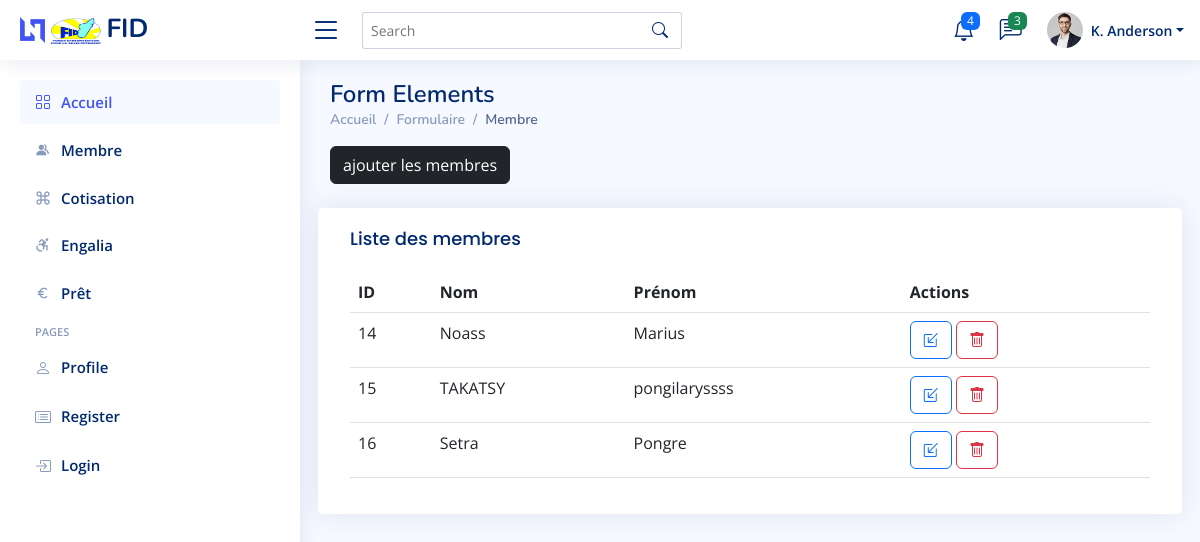
Before: /index.php/vm_controller/membre/ with the older database file.
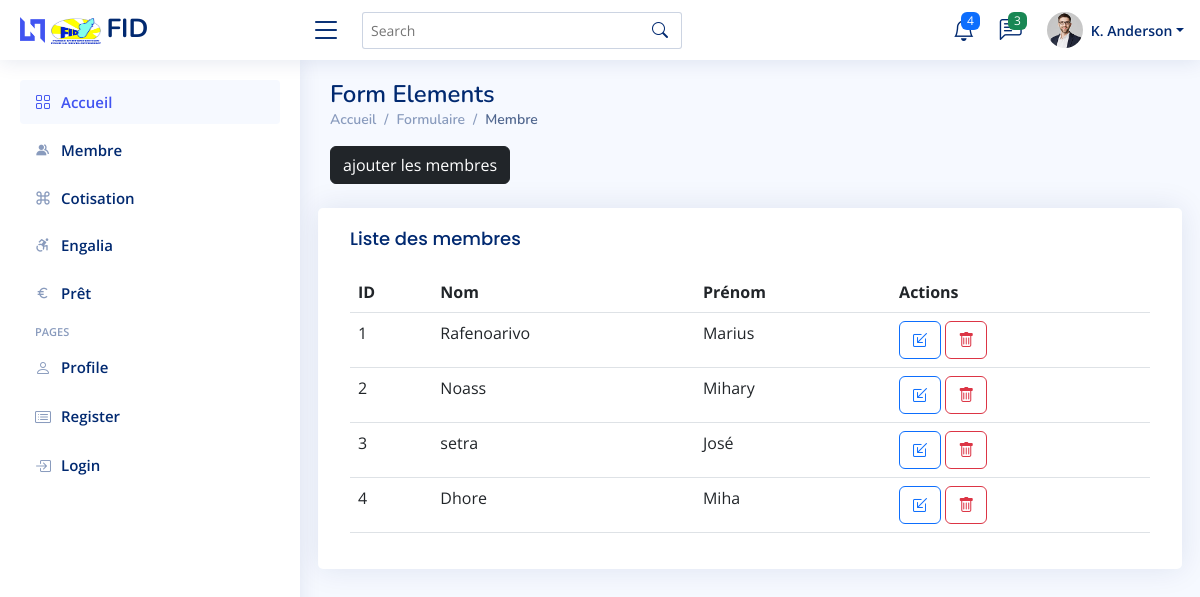
After: the same page with the newer database file.
### tables this page shows
CREATE TABLE `membre` (
  `ID_membre` int(10) NOT NULL,
  `Nom` varchar(50) NOT NULL,
  `Prenom` varchar(50) NOT NULL
);

### application/controllers/vm_controller.php (called while the page is built, shortened)
<?php
class vm_controller extends CI_Controller {
    public function __construct() {
        $this->load->model('vm_model');
        $this->load->library('form_validation');
    }
public function membre($action = null, $ID_membre = null) {
    $this->load->model('vm_model');
    $data = [];
    $data['membre'] = $this->vm_model->membre();
    $this->load->view('membre_view', $data);
}
}

### index.php (called while the page is built, shortened)
<?php
require_once BASEPATH.'core/CodeIgniter.php';

### application/models/vm_model.php (called while the page is built, shortened)
<?php
class Vm_model extends CI_Model {
    public function membre() {
        return $this->db->get('membre')->result();
    }
}
?>

### application/views/membre_view.php (the view, shortened to what this page needs)
<?php
  $this->load->view('navbar');?>
  <?php
  $this->load->view('sidebar');?>
<main id="main" class="main">
<div class="pagetitle">
  <h1>Form Elements</h1>
  <nav>
    <ol class="breadcrumb">
      <li class="breadcrumb-item"><a href="index.html">Accueil</a></li>
      <li class="breadcrumb-item">Formulaire</li>
      <li class="breadcrumb-item active">Membre</li>
    </ol>
  </nav>
</div>
<section class="section">
  <div class="row">
    <div class="col-lg-6">
          <button type="button" class="btn btn-dark" data-bs-toggle="modal" data-bs-target="#basicModal">
           ajouter les membres
          </button>
          <br>
          <br>
    </div>
<br>
          <div class="card">
            <div class="card-body">
              <h5 class="card-title">Liste des membres</h5>
              <table class="table datatable">
                <thead>
                  <tr>
                    <th scope="col">ID</th>
                    <th scope="col">Nom</th>
                    <th scope="col">Prénom</th>
                    <th scope="col">Actions </th>
                  </tr>
                </thead>
                <tbody>
                <?php foreach($membre as $m):?>
                  <tr>
                    <td><?= $m->ID_membre ?></td>
                    <td><?= $m->Nom ?></td>
                    <td><?= $m->Prenom ?></td>
                    <td>
                    <a href="<?php echo base_url().'index.php/vm_controller/membre/modifier/'.$m->ID_membre;?>"><button type="button" class="btn btn-outline-primary"><i class="bi bi-box-arrow-in-down-left"></i></button></a>
                    <a href="<?php echo base_url().'index.php/vm_controller/membre/supprimer/'.$m->ID_membre;?>" onclick="return confirm('Confirmez-vous la suppression ?')"><button type="button" class="btn btn-outline-danger"><i class="bi bi-trash"></i></button></a></td>
                  </tr>
                  <?php endforeach ?>
                </tbody>
              </table>
            </div>
          </div>
        </div>
</section>
</main>

### application/views/navbar.php (shortened to what this page needs)
?><!DOCTYPE html>
<html lang="en">
<head>
  <link rel="stylesheet"href="https://cdnjs.cloudflare.com/ajax/libs/font-awesome/6.5.0/css/all.min.css">
  <link href="<?php echo base_url().'assets/vendor/bootstrap/css/bootstrap.min.css';?>" rel="stylesheet">
  <link href="<?php echo base_url().'assets/vendor/bootstrap-icons/bootstrap-icons.css';?>" rel="stylesheet">
  <link href="<?php echo base_url().'assets/vendor/boxicons/css/boxicons.min.css';?>" rel="stylesheet">
  <link href="<?php echo base_url().'assets/vendor/quill/quill.snow.css';?>" rel="stylesheet">
  <link href="<?php echo base_url().'assets/vendor/quill/quill.bubble.css';?>" rel="stylesheet">
  <link href="<?php echo base_url().'assets/vendor/remixicon/remixicon.css';?>" rel="stylesheet">
  <link href="<?php echo base_url().'assets/vendor/simple-datatables/style.css';?>" rel="stylesheet">
  <link href="<?php echo base_url().'assets/css/style.css';?>" rel="stylesheet">
</head>
<header id="header" class="header fixed-top d-flex align-items-center">
    <div class="d-flex align-items-center justify-content-between">
      <a href="" class="logo d-flex align-items-center">
        <img src="assets/img/logo.png" alt="">
        <span class="d-none d-lg-block"><img src="<?php echo base_url('/assets/img/fid.jpg') ?>" alt="homepage" width="50px" style="margin"/>FID</span>
      </a>
      <i class="bi bi-list toggle-sidebar-btn"></i>
    </div>
    <div class="search-bar">
      <form class="search-form d-flex align-items-center" method="POST" action="#">
        <input type="text" name="query" placeholder="Search" title="Enter search keyword">
        <button type="submit" title="Search"><i class="bi bi-search"></i></button>
      </form>
    </div>
    <nav class="header-nav ms-auto">
      <ul class="d-flex align-items-center">
        <li class="nav-item dropdown">
          <a class="nav-link nav-icon" href="#" data-bs-toggle="dropdown">
            <i class="bi bi-bell"></i>
            <span class="badge bg-primary badge-number">4</span>
          </a>
        </li>
        <li class="nav-item dropdown">
          <a class="nav-link nav-icon" href="#" data-bs-toggle="dropdown">
            <i class="bi bi-chat-left-text"></i>
            <span class="badge bg-success badge-number">3</span>
          </a>
        </li>
        <li class="nav-item dropdown pe-3">
          <a class="nav-link nav-profile d-flex align-items-center pe-0" href="#" data-bs-toggle="dropdown">
            <img src=<?php echo base_url('assets/img/profile-img.jpg')?> alt="Profile" class="rounded-circle">
            <span class="d-none d-md-block dropdown-toggle ps-2">K. Anderson</span>
          </a>
        </li>
      </ul>
    </nav>
  </header>

### application/views/sidebar.php (shortened to what this page needs)
<!DOCTYPE html>
<html lang="en">
<head>
  <link rel="stylesheet"href="https://cdnjs.cloudflare.com/ajax/libs/font-awesome/6.5.0/css/all.min.css">
  <link href="<?php echo base_url().'assets/vendor/bootstrap/css/bootstrap.min.css';?>" rel="stylesheet">
  <link href="<?php echo base_url().'assets/vendor/bootstrap-icons/bootstrap-icons.css';?>" rel="stylesheet">
  <link href="<?php echo base_url().'assets/vendor/boxicons/css/boxicons.min.css';?>" rel="stylesheet">
  <link href="<?php echo base_url().'assets/vendor/quill/quill.snow.css';?>" rel="stylesheet">
  <link href="<?php echo base_url().'assets/vendor/quill/quill.bubble.css';?>" rel="stylesheet">
  <link href="<?php echo base_url().'assets/vendor/remixicon/remixicon.css';?>" rel="stylesheet">
  <link href="<?php echo base_url().'assets/vendor/simple-datatables/style.css';?>" rel="stylesheet">
  <link href="<?php echo base_url().'assets/css/style.css';?>" rel="stylesheet">
</head>
<aside id="sidebar" class="sidebar">
    <ul class="sidebar-nav" id="sidebar-nav">
      <li class="nav-item">
        <a class="nav-link" href="<?php echo base_url().'index.php/vm_controller/index/';?>">
          <i class="bi bi-grid"></i>
          <span>Accueil</span>
        </a>
      </li>
      <li class="nav-item">
        <a class="nav-link collapsed" href="<?php echo base_url().'index.php/vm_controller/membre/';?>">
          <i class="bx bxs-group"></i><span>Membre</span>
        </a>
      </li>
      <li class="nav-item">
        <a class="nav-link collapsed" href="<?php echo base_url().'index.php/vm_controller/cotisation';?>">
          <i class="bx bx-command"></i><span>Cotisation</span>
        </a>
      </li>
      <li class="nav-item">
        <a class="nav-link collapsed" href="<?php echo base_url().'index.php/vm_controller/engalia';?>">
          <i class="bx bx-accessibility bx-accessibility"></i><span>Engalia</span>
        </a>
      </li>
      <li class="nav-item">
        <a class="nav-link collapsed" href="<?php echo base_url().'index.php/vm_controller/pret';?>">
          <i class="bx bx-euro"></i><span>Prêt</span>
        </a>
      </li>
      <li class="nav-heading">Pages</li>
      <li class="nav-item">
        <a class="nav-link collapsed" href="<?php echo base_url().'index.php/vm_controller/profil';?>">
          <i class="bi bi-person"></i>
          <span>Profile</span>
        </a>
      </li>
      <li class="nav-item">
        <a class="nav-link collapsed" href="<?php echo base_url().'index.php/vm_controller/register';?>">
          <i class="bi bi-card-list"></i>
          <span>Register</span>
        </a>
      </li>
      <li class="nav-item">
        <a class="nav-link collapsed" href="<?php echo base_url().'index.php/vm_controller/login';?>">
          <i class="bi bi-box-arrow-in-right"></i>
          <span>Login</span>
        </a>
      </li>
    </ul>
  </aside>

### assets/css/style.css (style rules this page uses)
:root { scroll-behavior: smooth; }
a { color: #4154f1; text-decoration: none; }
h1, h2, h3, h4, h5, h6 { font-family: "Nunito", sans-serif; }
#main { margin-top: 60px; padding: 20px 30px; transition: all 0.3s; }
.pagetitle { margin-bottom: 10px; }
.pagetitle h1 { font-size: 24px; margin-bottom: 0; font-weight: 600; color: #012970; }
.card { margin-bottom: 30px; border: none; border-radius: 5px; box-shadow: 0px 0 30px rgba(1, 41, 112, 0.1); }
.card-title { padding: 20px 0 15px 0; font-size: 18px; font-weight: 500; color: #012970; font-family: "Poppins", sans-serif; }
.card-body { padding: 0 20px 20px 20px; }
.breadcrumb { font-size: 14px; font-family: "Nunito", sans-serif; color: #899bbd; font-weight: 600; }
.breadcrumb a { color: #899bbd; transition: 0.3s; }
.breadcrumb .breadcrumb-item::before { color: #899bbd; }
.breadcrumb .active { color: #51678f; font-weight: 600; }
.logo { line-height: 1; }
@media (min-width: 1200px) { .logo { width: 280px; } }
.logo img { max-height: 26px; margin-right: 6px; }
.logo span { font-size: 26px; font-weight: 700; color: #012970; font-family: "Nunito", sans-serif; }
.header { transition: all 0.5s; z-index: 997; height: 60px; box-shadow: 0px 2px 20px rgba(1, 41, 112, 0.1); background-color: #fff; padding-left: 20px; }
.header .toggle-sidebar-btn { font-size: 32px; padding-left: 10px; cursor: pointer; color: #012970; }
.header .search-bar { min-width: 360px; padding: 0 20px; }
.header .search-form { width: 100%; }
.header .search-form input { border: 0; font-size: 14px; color: #012970; border: 1px solid rgba(1, 41, 112, 0.2); padding: 7px 38px 7px 8px; border-radius: 3px; transition: 0.3s; width: 100%; }
.header .search-form button { border: 0; padding: 0; margin-left: -30px; background: none; }
.header .search-form button i { color: #012970; }
.header-nav ul { list-style: none; }
.header-nav>ul { margin: 0; padding: 0; }
.header-nav .nav-icon { font-size: 22px; color: #012970; margin-right: 25px; position: relative; }
.header-nav .nav-profile { color: #012970; }
.header-nav .nav-profile img { max-height: 36px; }
.header-nav .nav-profile span { font-size: 14px; font-weight: 600; }
.header-nav .badge-number { position: absolute; inset: -2px -5px auto auto; font-weight: normal; font-size: 12px; padding: 3px 6px; }
.sidebar { position: fixed; top: 60px; left: 0; bottom: 0; width: 300px; z-index: 996; transition: all 0.3s; padding: 20px; overflow-y: auto; scrollbar-width: thin; scrollbar-color: #aab7cf transparent; box-shadow: 0px 0px 20px rgba(1, 41, 112, 0.1); background-color: #fff; }
@media (min-width: 1200px) { #main, #footer { margin-left: 300px; } }
.sidebar-nav { padding: 0; margin: 0; list-style: none; }
.sidebar-nav li { padding: 0; margin: 0; list-style: none; }
.sidebar-nav .nav-item { margin-bottom: 5px; }
.sidebar-nav .nav-heading { font-size: 11px; text-transform: uppercase; color: #899bbd; font-weight: 600; margin: 10px 0 5px 15px; }
.sidebar-nav .nav-link { display: flex; align-items: center; font-size: 15px; font-weight: 600; color: #4154f1; transition: 0.3; background: #f6f9ff; padding: 10px 15px; border-radius: 4px; }
.sidebar-nav .nav-link i { font-size: 16px; margin-right: 10px; color: #4154f1; }
.sidebar-nav .nav-link.collapsed { color: #012970; background: #fff; }
.sidebar-nav .nav-link.collapsed i { color: #899bbd; }

Changed rows visible on the page:
removed membre: ID_membre "14", Nom "Noass", Prenom "Marius"
removed membre: ID_membre "15", Nom "TAKATSY", Prenom "pongilaryssss"
removed membre: ID_membre "16", Nom "Setra", Prenom "Pongre"
added membre: ID_membre "1", Nom "Rafenoarivo", Prenom "Marius"
added membre: ID_membre "2", Nom "Noass", Prenom "Mihary"
added membre: ID_membre "3", Nom "setra", Prenom "José"
added membre: ID_membre "4", Nom "Dhore", Prenom "Miha"
